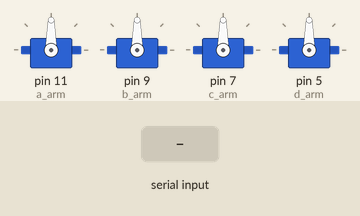
A sketch run on a simulated Arduino Uno, built with avr-gcc and run on an emulated ATmega328P. On the bench: 4 × servo. The inputs (shaded band) are chosen by the test bench. What the sketch prints to the serial monitor is not drawn.

Above: at 1.2 s.
1.3 s: "a,45\n" received over Serial
At 1.7 s:
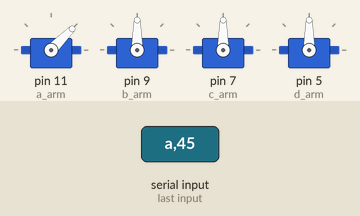
2.8 s: "b,45\n" received over Serial
At 4.0 s:
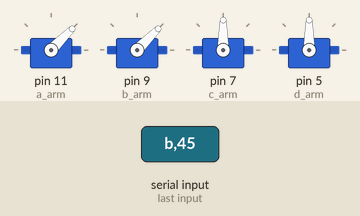
4.3 s: "c,45\n" received over Serial
At 5.2 s:
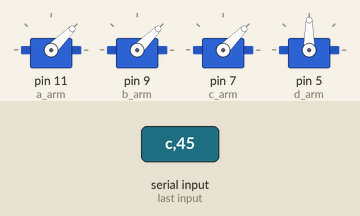
5.8 s: "d,45\n" received over Serial
At 6.4 s:
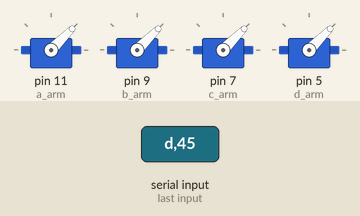
7.3 s: "a90\n" received over Serial
At 8.5 s:
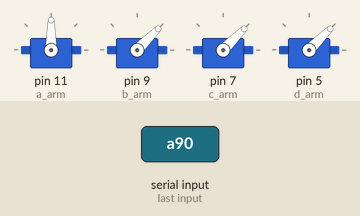
8.8 s: "a" received over Serial
At 10.5 s:
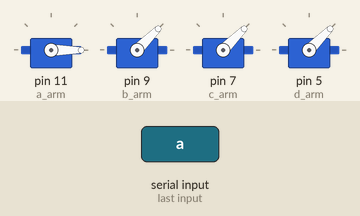
Timing chart, 0 to 12.0 s (numbered marks = the images above; inputs shaded):
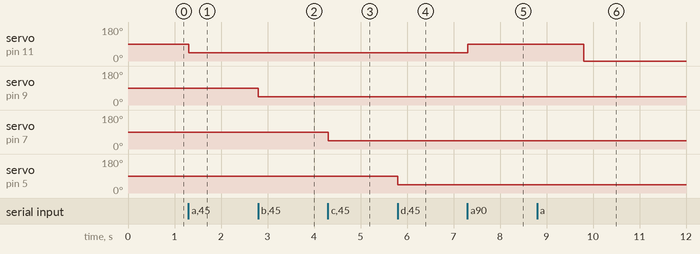

The sketch:

6.Arm_Debugging.ino
```cpp
//这其实是对2-3的补充，添加一个限制角度，不过貌似还没实现限制的功能
//2-4和2-5是固定角度循环运动，不受人控制。
//学会舵机使用，可以制作机械臂和小车

#include <Arduino.h>//不要忘记头文件
#include <Servo.h>

//定义舵机
Servo a_arm;
Servo b_arm;
Servo c_arm;
Servo d_arm;

//舵机初始角度值
int jiaodu1=90;
int jiaodu2=90;
int jiaodu3=90;
int jiaodu4=90;


//调试部分，确定舵机最大旋转角度
const int a_anglemin=45;
const int a_anglemax=180;
const int b_anglemin=45;
const int b_anglemax=180;
const int c_anglemin=45;
const int c_anglemax=180;
const int d_anglemin=45;
const int d_anglemax=180;

//定义舵机旋转角度的函数，写好一个，其他复制粘贴就好
void angle_a()
{
  jiaodu1=Serial.parseInt();
  a_arm.write(jiaodu1);
  delay(20);
  Serial.print("已选择");
  Serial.println(jiaodu1);
}
void angle_b()
{
  jiaodu2=Serial.parseInt();
  b_arm.write(jiaodu2);
  delay(20);
  Serial.print("已选择");
  Serial.println(jiaodu2);
}
void angle_c()
{
  jiaodu3=Serial.parseInt();
  c_arm.write(jiaodu3);
  delay(20);                        //不要忘记给延时！！！
  Serial.print("已选择");
  Serial.println(jiaodu3);
}
void angle_d()
{
  jiaodu4=Serial.parseInt();
  d_arm.write(jiaodu4);
  delay(20);
  Serial.print("已选择");
  Serial.println(jiaodu4);
}

void setup()
{
//初始化
  a_arm.attach(11);
  b_arm.attach(9);
  c_arm.attach(7);
  d_arm.attach(5);
  Serial.begin(9600);

}

void loop()
{
//一定要记得写if，这是判断缓存中有没有值，一定要有，这个函数的功能，基本上就是个判断
  if(Serial.available()>0)
  {
    char arm=Serial.read();
    Serial.print("机械臂编号为");
    Serial.println(arm);

    switch(arm)
    {
      case 'a':
      angle_a();
      break;

      case 'b':
      angle_b();
      break;

      case 'c':
      angle_c();
      break;

      case 'd':
      angle_d();
      break;

    }
  }
  //缓存没有数值，没反应
  else
  {

  }
}
```

Measured:
- after the input at 1.3 s, servo on pin 11 (a_arm): 90° → 45° at once
- after the input at 2.8 s, servo on pin 9 (b_arm): 90° → 45° at once
- after the input at 4.3 s, servo on pin 7 (c_arm): 90° → 45° at once
- after the input at 5.8 s, servo on pin 5 (d_arm): 90° → 45° at once
- after the input at 7.3 s, servo on pin 11 (a_arm): 45° → 90° at once
- after the input at 8.8 s, servo on pin 11 (a_arm): 90° → 0° after 1.0 s
